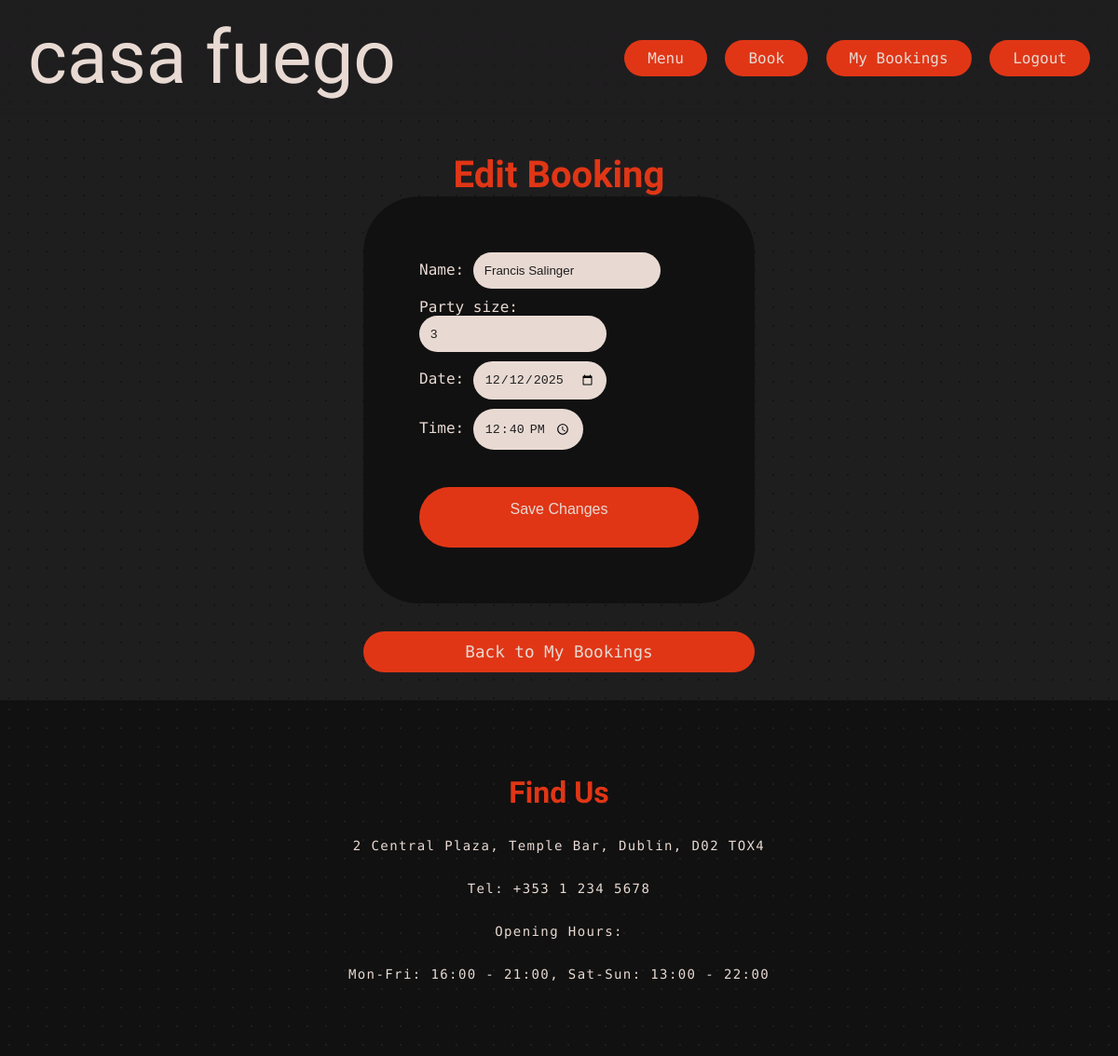
The page /booking/10/edit/ (signed in) on the database its author committed.
### bookings/models.py (models this page shows, shortened)
class Booking(models.Model):
    user = models.ForeignKey(User, on_delete=models.SET_NULL, null=True, blank=True)
    name = models.CharField(max_length=50)
    party_size = models.PositiveIntegerField()
    date = models.DateField()
    time = models.TimeField()
    created_at = models.DateTimeField(auto_now_add=True)

### bookings/views.py (the view, shortened to what this page needs)
# urls.py: path("booking/<int:booking_id>/edit/", views.edit_booking, name="edit_booking"),
@login_required
def edit_booking(request, booking_id):
    booking = get_object_or_404(Booking, id=booking_id, user=request.user)
    form = BookingForm(request.POST or None, instance=booking)
    return render(request, "bookings/edit_booking.html", {
        "form": form,
        "booking": booking,
    })

### bookings/forms.py
class BookingForm(forms.ModelForm):
    class Meta:
        model = Booking
        fields = ['name', 'party_size', 'date', 'time']
        widgets = {
            'date': forms.DateInput(attrs={'type': 'date'}),
            'time': forms.TimeInput(attrs={'type': 'time'}),
        }

### bookings/templates/bookings/edit_booking.html (shortened to what this page needs)
{% extends "bookings/base.html" %}
{% block content %}
<section class="auth-container">
    <h2 class="booking-cta">Edit Booking</h2>
    <form method="POST" class="booking-form">
        {{ form.as_p }}
        <button type="submit" class="btn">Save Changes</button>
    </form>
    <a href="{% url 'my_bookings' %}" class="btn-back">Back to My Bookings</a>
</section>
{% endblock %}

### bookings/static/style/style.css (style rules this page uses)
* { margin: 0; padding: 0; }
body { background-color: #1F1E1F; font-family: 'Roboto Mono', monospace; background-image: radial-gradient(#151415 1.5px, transparent 1.5px); background-size: 20px 20px; background-attachment: fixed; }
.btn { text-decoration: none; color: #e8dad3; background-color: #E03616; padding: 10px 45px 10px 45px; border-radius: 25px; display: inline-block; margin-top: 30px; }
.booking-cta { font-family: 'Pirata One'; font-size: 40px; }
.booking-form { max-width: 300px; margin: 0 auto; display: flex; flex-direction: column; gap: 10px; }
.booking-form label { font-size: 16px; text-align: center; color: #e8dad3; }
.booking-form select, .booking-form input { padding: 12px; background-color: #e8dad3; color: #1F1E1F; border-style: none; border-radius: 25px; }
.booking-form .btn { border: none; padding-top: 15px; font-family: 'Roboto Mono' monospace; font-size: 16px; }
.booking-cta { font-family: 'Pirata One'; font-size: 40px; text-align: center; color: #e03616; margin-top: 40px; }
.btn-back { background-color: #E03616; color: #e8dad3; padding: 12px 40px; border-radius: 25px; text-decoration: none; font-size: 1.1rem; display: block; margin: 30px auto; text-align: center; cursor: pointer; font-family: 'Roboto Mono', monospace; }
input[type="text"] { color: #e8dad3; }
input, select, textarea { color: #1F1E1F !important; background-color: #e8dad3; }
@media (min-width: 769px) { .btn { font-size: 1.5rem; padding: 1.5rem; border-radius: 50px; } }
@media (min-width: 769px) { form { padding: 60px; border-radius: 60px; background-color: #111111; } }
@media (min-width: 1024px) { .btn { font-size: 2rem; padding: 2rem; border-radius: 50px; } }
@media (min-width: 1024px) { form button { font-size: 2rem; } }

### rows shown on the page
Booking: name "Francis Salinger", party_size "3", date "12/12/2025", time "12:40:00"
